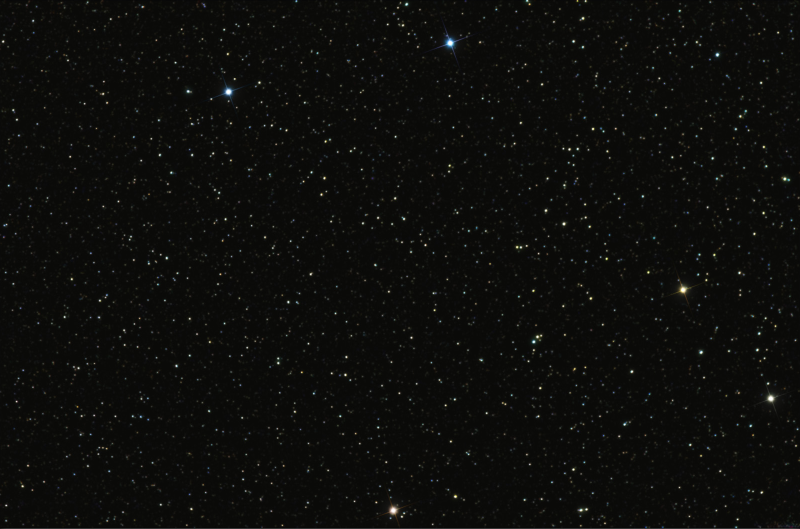
#> input picture StarMap.png, 1600 x 1057 px (shown at 1/2 size)
$ python main.py
#> lines starting #> are read from the running program, lines starting #| are printed output that depends on the picture

import numpy as np
from PIL import Image

big_path = input("Please enter the path to the images.\nBig Image Path: ")
#> the answer given: Small_area.png
sml_path = input("Small Image Path: ")
#> the answer given: StarMap.png

sml_img = Image.open(sml_path)
#> sml_img is the input picture: PIL image 1600x1057 RGBA; mean R, G, B, A 13, 13.2, 11, 255
big_img = Image.open(big_path)
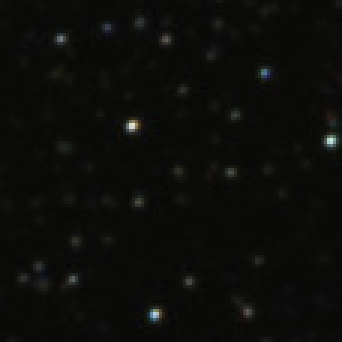
#> input picture Small_area.png, 114 x 114 px (shown 3 times larger)
#> big_img is the input picture: PIL image 114x114 RGBA; mean R, G, B, A 12.5, 12.6, 10.6, 255

big = np.asarray(big_img)
bigY, bigX  = big.shape[:2]
#> bigY = 114; bigX = 114

for i in range(0,271,90):
	print(f"Trying find match with {i} degrees version.")

	sml = np.asarray(sml_img)
	smlY, smlX = sml.shape[:2]

	match = [[x1,y1,x1 + smlX,y1 + smlY] for x1 in range(0, bigX - smlX + 1) for y1 in range(0, bigY - smlY + 1) if (big[y1:y1 + smlY, x1:x1 + smlX] == sml).all()]

	if not match:
		sml_img = sml_img.rotate(90)
		print(f"No matches found.")
	else:
		x1,y1,x2,y2 = match[0][:]
		print(f"matched:\nx1: {x1}\ny1: {y1}\nx2: {x2}\ny2: {y2}")
		break
#> this loop made 4 passes
#> pass 1, `sml_img = sml_img.rotate(90)`:
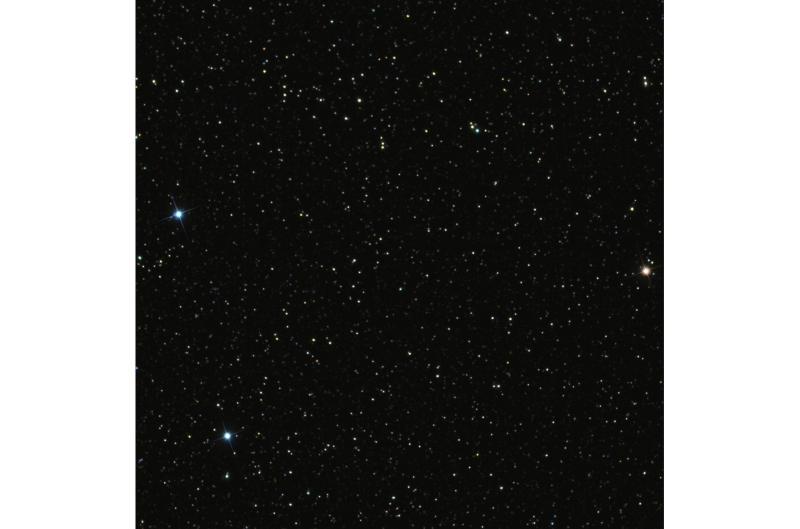
#> sml_img: PIL image 1600x1057 RGBA (shown at 1/2 size); mean R, G, B, A 8.6, 8.7, 7.3, 168.5; transparent parts drawn white
#> pass 2, `sml_img = sml_img.rotate(90)`:
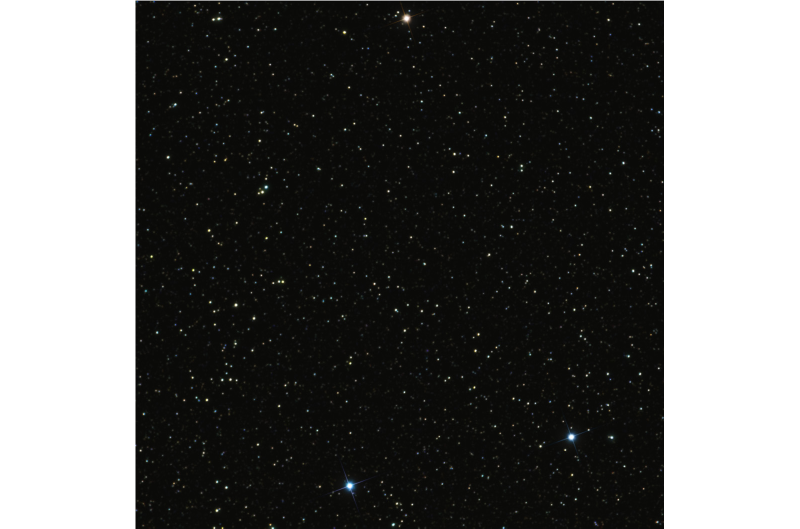
#> sml_img: PIL image 1600x1057 RGBA (shown at 1/2 size); mean R, G, B, A 8.6, 8.7, 7.3, 168.3; transparent parts drawn white
#> pass 3, `sml_img = sml_img.rotate(90)`:
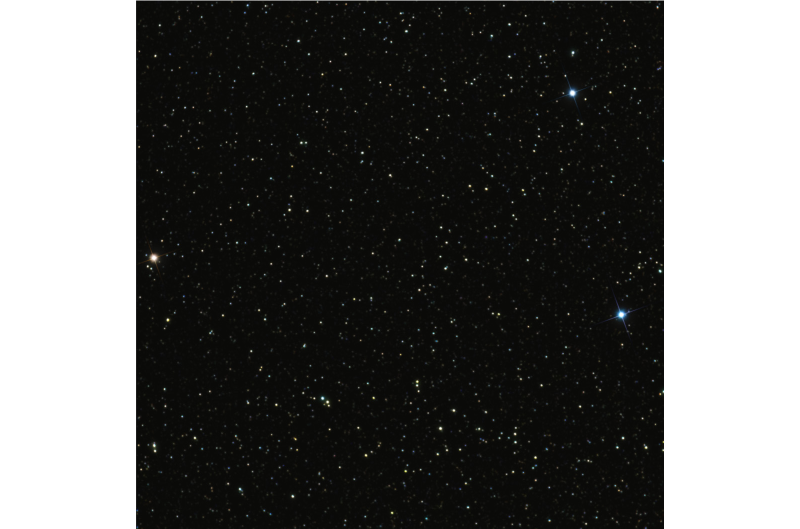
#> sml_img: PIL image 1600x1057 RGBA (shown at 1/2 size); mean R, G, B, A 8.6, 8.7, 7.3, 168.1; transparent parts drawn white
#> after the loop:
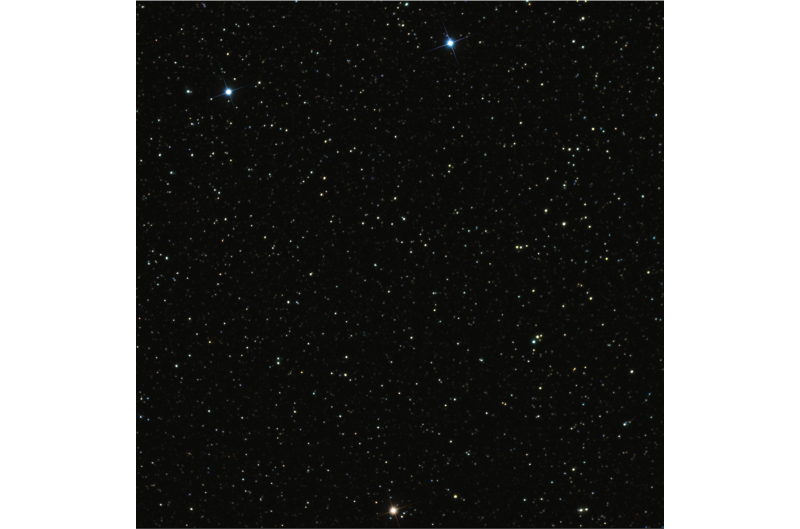
#> sml_img: PIL image 1600x1057 RGBA (shown at 1/2 size); mean R, G, B, A 8.6, 8.7, 7.3, 168.1; transparent parts drawn white
